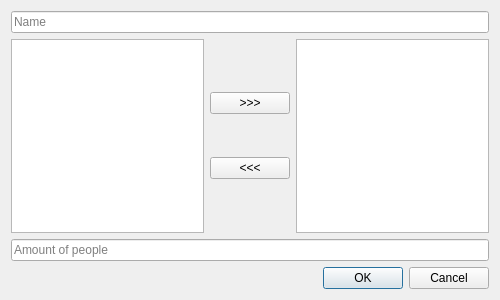
<?xml version="1.0" encoding="UTF-8"?>
<ui version="4.0">
 <class>NewDishWindow</class>
 <widget class="QDialog" name="NewDishWindow">
  <property name="geometry">
   <rect>
    <x>0</x>
    <y>0</y>
    <width>500</width>
    <height>300</height>
   </rect>
  </property>
  <property name="sizePolicy">
   <sizepolicy hsizetype="Maximum" vsizetype="Maximum">
    <horstretch>0</horstretch>
    <verstretch>0</verstretch>
   </sizepolicy>
  </property>
  <property name="minimumSize">
   <size>
    <width>500</width>
    <height>300</height>
   </size>
  </property>
  <property name="maximumSize">
   <size>
    <width>500</width>
    <height>300</height>
   </size>
  </property>
  <property name="windowTitle">
   <string>New Dish</string>
  </property>
  <layout class="QVBoxLayout" name="verticalLayout_1">
   <item>
    <widget class="QLineEdit" name="lineEdit_1">
     <property name="placeholderText">
      <string>Name</string>
     </property>
    </widget>
   </item>
   <item>
    <layout class="QHBoxLayout" name="horizontalLayout_1">
     <item>
      <widget class="QListView" name="listView_1"/>
     </item>
     <item>
      <layout class="QVBoxLayout" name="verticalLayout_2">
       <property name="spacing">
        <number>0</number>
       </property>
       <property name="topMargin">
        <number>10</number>
       </property>
       <property name="bottomMargin">
        <number>10</number>
       </property>
       <item>
        <widget class="QPushButton" name="pushButton_1">
         <property name="sizePolicy">
          <sizepolicy hsizetype="Maximum" vsizetype="Fixed">
           <horstretch>0</horstretch>
           <verstretch>0</verstretch>
          </sizepolicy>
         </property>
         <property name="text">
          <string>&gt;&gt;&gt;</string>
         </property>
        </widget>
       </item>
       <item>
        <widget class="QPushButton" name="pushButton_2">
         <property name="sizePolicy">
          <sizepolicy hsizetype="Minimum" vsizetype="Fixed">
           <horstretch>0</horstretch>
           <verstretch>0</verstretch>
          </sizepolicy>
         </property>
         <property name="text">
          <string>&lt;&lt;&lt;</string>
         </property>
        </widget>
       </item>
      </layout>
     </item>
     <item>
      <widget class="QColumnView" name="columnView_1"/>
     </item>
    </layout>
   </item>
   <item>
    <widget class="QLineEdit" name="lineEdit_2">
     <property name="placeholderText">
      <string>Amount of people</string>
     </property>
    </widget>
   </item>
   <item>
    <widget class="QDialogButtonBox" name="buttonBox_1">
     <property name="standardButtons">
      <set>QDialogButtonBox::Cancel|QDialogButtonBox::Ok</set>
     </property>
    </widget>
   </item>
  </layout>
 </widget>
 <resources/>
 <connections/>
</ui>
